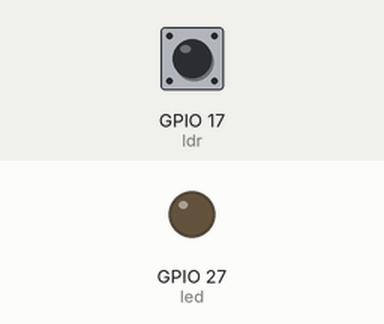
Recording of a program running on a simulated Raspberry Pi (BCM pin numbers). On the bench: output pins drawn as LEDs (lit = HIGH). The test bench sets the inputs (shaded band); at power-on: GPIO 17 (ldr) LOW. What the program prints to the terminal is not drawn.

Above: at 1.2 s.
1.3 s: GPIO 17 (ldr) pulled HIGH for 0.6 s
At 1.9 s:
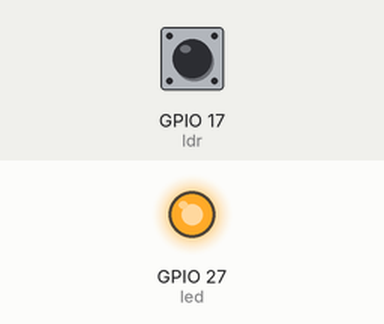
3.5 s: GPIO 17 (ldr) pulled HIGH for 3.2 s
At 8.4 s:
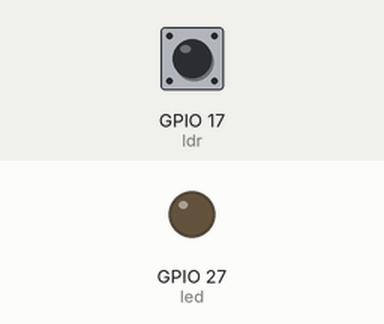
Timing chart, 0 to 9.9 s (numbered marks = the images above; inputs shaded):
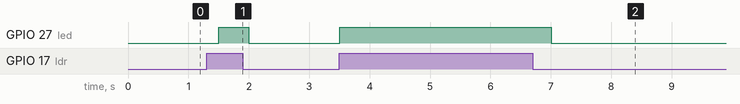

Measured:
- after the input at 1.3 s, GPIO 27 (led): LOW → HIGH after 0.20 s, → LOW 0.50 s later
- after the input at 3.5 s, GPIO 27 (led): LOW → HIGH at once, → LOW 3.5 s later

The program:

light.py
```python
from gpiozero import DigitalInputDevice, PWMOutputDevice, LED
from time import sleep

# 光敏模組 DO 腳
ldr = DigitalInputDevice(17)

# # LED 控制
led = LED(27)

while True:
    if not ldr.value:  # 高電位 → 亮
        print("Bright environment 🌞")
        led.off()
    else:  # 低電位 → 暗
        print("Dark environment 🌑")
        led.on()
    sleep(0.5)
```
